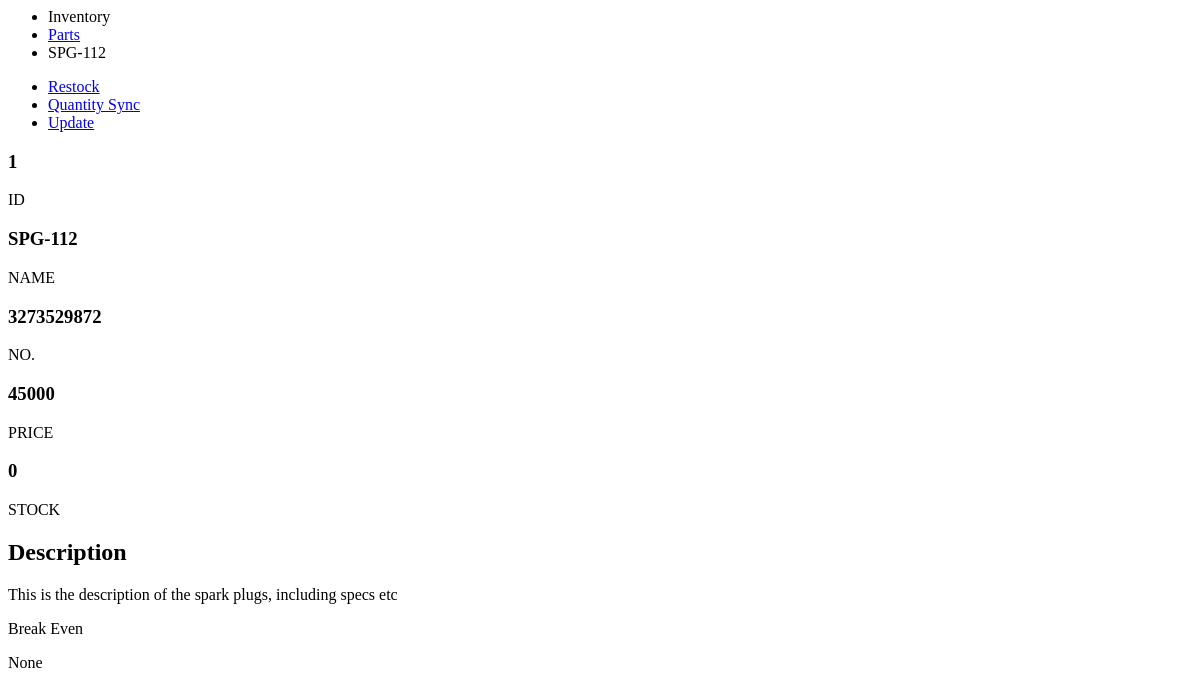
Page /inventory/parts/1/ (signed in) on the earlier database version.
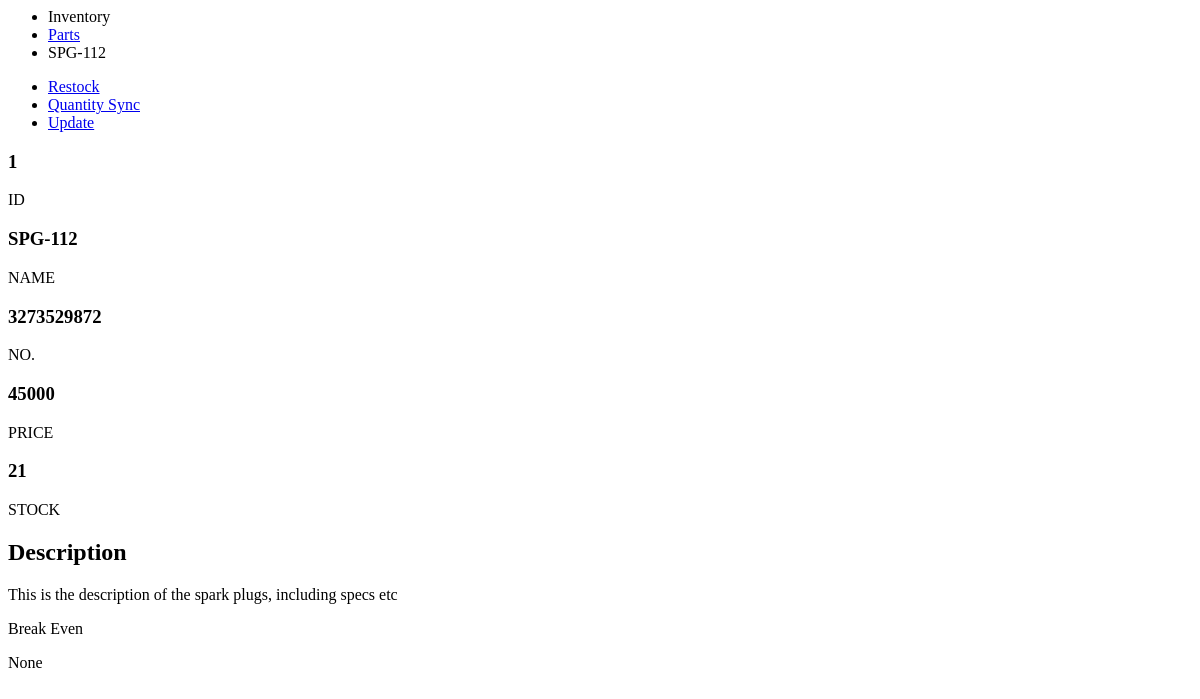
Same page on the later database version.
### inventory/parts/models.py (models this page shows, shortened)
class Part(models.Model):
    name = models.CharField(max_length=255)
    type = models.ForeignKey(PartCategory, on_delete=models.CASCADE, related_name='parts', null=True)
    part_number = models.CharField(max_length=100)
    selling_price = models.DecimalField(max_digits=20, decimal_places=0, null=True, blank=True)
    break_even_price = models.DecimalField(max_digits=20, decimal_places=0, null=True)
    stock_quantity = models.PositiveIntegerField(default=0)
    description = models.TextField(blank=True, null=True)

### inventory/parts/views.py (the view)
# urls.py: path("<int:pk>/", views.PartDetailView.as_view(), name="detail"),
class PartDetailView(LoginRequiredMixin, PermissionRequiredMixin, View):
    permission_required = "parts.view_part"
    def get(self, request, pk):
        part = Part.objects.get(pk=pk)
        return render(request, "parts/part-detail.html", {"part": part})

### inventory/parts/templates/parts/part-detail.html
{% load widget_tweaks %}
<c-layout title="{{ part.name }}">
    <div class="items-center flex flex-wrap justify-between mb-3">
        <div class="breadcrumbs text-sm">
            <ul>
              <li><a>Inventory</a></li>
              <li><a href="{% url 'parts:list' %}">Parts</a></li>
              <li><a>{{ part.name }}</a></li>
            </ul>
          </div>
        <ul class="menu menu-vertical lg:menu-horizontal bg-base-100 rounded-box">
            <li>
                <a href="{% url 'stock:restock' part.pk %}">Restock</a>
            </li>
            {% if request.user.is_superuser %}
            <li>
                <a href="{% url 'parts:quantity_sync' part.pk %}">Quantity Sync</a>
            </li>
            {% endif %}
            <li>
                <a href="{% url 'parts:update' part.pk %}">Update</a>
            </li>
        </ul>
    </div>
    <div class="grid sm:flex items-start gap-3">
        <div class="card bg-base-100 min-w-64 sm:sticky sm:top-0">
            <div class="card-body">
                <div class="grid gap-3">
                    <div>
                        <h3 class="card-title">{{ part.pk }}</h3>
                        <p class="text-xs opacity-50">ID</p>
                    </div>
                    <div>
                        <h3 class="card-title">{{ part.name }}</h3>
                        <p class="text-xs opacity-50">NAME</p>
                    </div>
                    <div>
                        <h3 class="card-title">{{ part.part_number }}</h3>
                        <p class="text-xs opacity-50">NO.</p>
                    </div>
                    <div>
                        <h3 class="card-title">{{ part.selling_price }}</h3>
                        <p class="text-xs opacity-50">PRICE</p>
                    </div>
                    <div>
                        <h3 class="card-title">{{ part.stock_quantity }}</h3>
                        <p class="text-xs opacity-50">STOCK</p>
                    </div>
                </div>
            </div>
        </div>
        <div class="card bg-base-100">
            <div class="card-body">
                <h2 class="card-title">Description</h2>
                <p class="text-s">
                    {% if part.description %}
                    {{ part.description }}
                    {% else %}
                    None
                    {% endif %}
                </p>
                <div class="card-title">Break Even</div>
                <p class="text-sm">{{ part.break_even_price }}</p>
            </div>
        </div>
    </div>
</c-layout>

Differences in the rows shown:
changed Part "SPG-112": stock_quantity "0" → "21"
